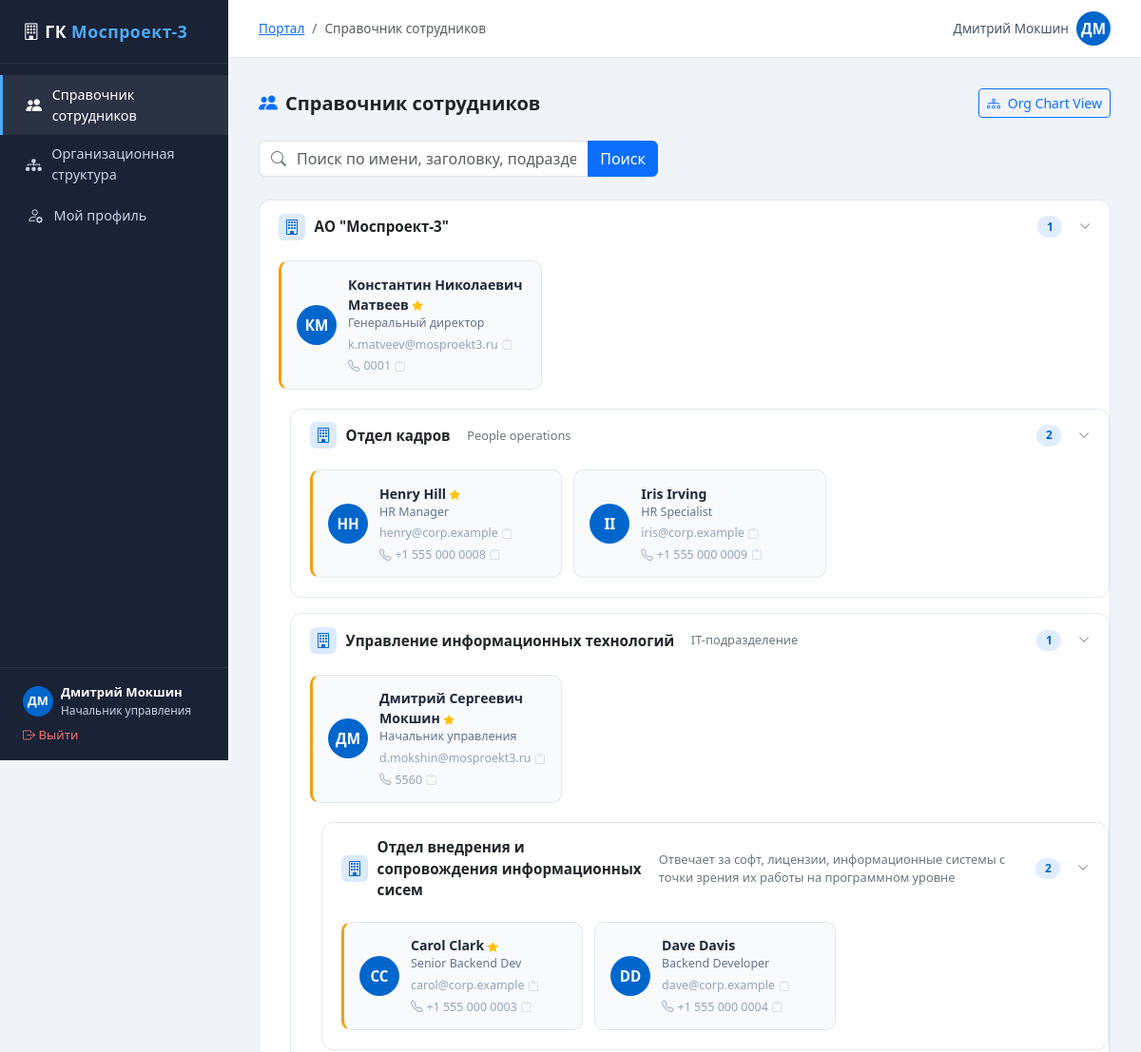
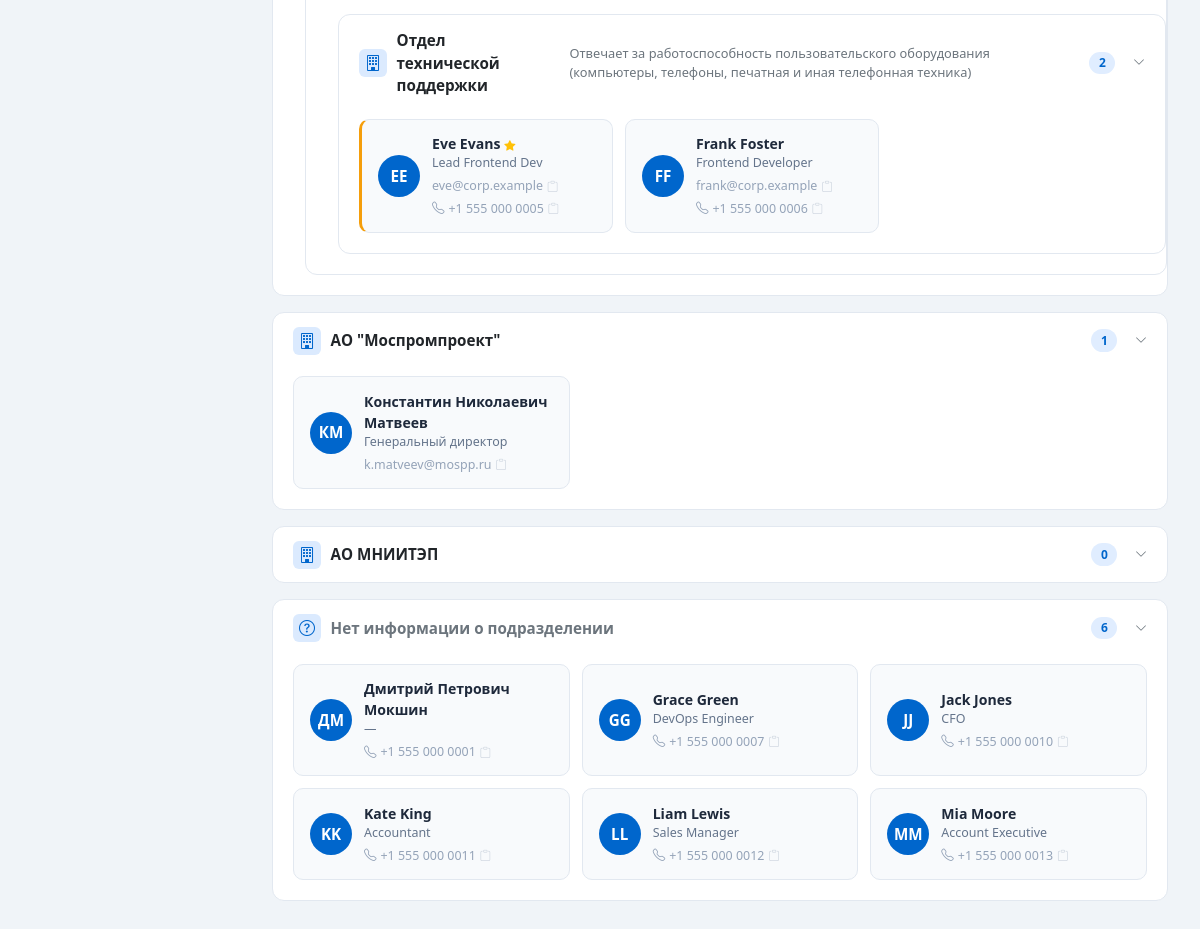
The page /directory/ (signed in) on the database its author committed (2 pictures, top to bottom).
### employees/models.py (models this page shows, shortened)
class EmployeeProfile(models.Model):
    user = models.OneToOneField(User, on_delete=models.CASCADE, related_name='profile')
    department = models.ForeignKey(
        Department, null=True, blank=True,
        on_delete=models.SET_NULL,
        related_name='employees',
    )
    middle_name = models.CharField(max_length=100, blank=True)
    job_title = models.CharField(max_length=200, blank=True)
    phone = models.CharField(max_length=50, blank=True)
    mobile = models.CharField(max_length=50, blank=True)
    location = models.CharField(max_length=200, blank=True)
    bio = models.TextField(blank=True)
    avatar = models.ImageField(upload_to='avatars/', null=True, blank=True)
    is_manager = models.BooleanField(default=False)
    def display_name(self):
        parts = [self.user.first_name, self.middle_name, self.user.last_name]
        full = ' '.join(p for p in parts if p)
        return full or self.user.username

class Department(models.Model):
    name = models.CharField(max_length=200)
    parent = models.ForeignKey(
        'self', null=True, blank=True,
        on_delete=models.SET_NULL,
        related_name='children',
    )
    description = models.TextField(blank=True)
    order = models.PositiveIntegerField(default=0)
    class Meta:
        ordering = ['order', 'name']

### employees/views.py (the view, shortened to what this page needs)
# urls.py: path('directory/', views.directory, name='directory'),
@login_required
def directory(request):
    query = request.GET.get('q', '').strip()
    root_departments = Department.objects.filter(parent__isnull=True).prefetch_related(
        'employees__user', 'children'
    )
    unassigned = EmployeeProfile.objects.filter(department__isnull=True).select_related('user')
    return render(request, 'employees/directory.html', {
        'root_departments': root_departments,
        'unassigned': unassigned,
        'query': '',
    })

### employees/templates/employees/directory.html (shortened to what this page needs)
{% extends "employees/base.html" %}
{% block breadcrumb_items %}
<li class="breadcrumb-item active">Справочник сотрудников</li>
{% endblock %}
{% block content %}
<div class="d-flex align-items-center justify-content-between mb-4">
  <h5 class="fw-bold mb-0"><i class="bi bi-people-fill text-primary me-2"></i>Справочник сотрудников</h5>
  <a href="{% url 'org_tree' %}" class="btn btn-outline-primary btn-sm">
    <i class="bi bi-diagram-3 me-1"></i> Org Chart View
  </a>
</div>
<form method="get" class="mb-4">
  <div class="input-group search-bar" style="max-width:420px;">
    <span class="input-group-text bg-white border-end-0"><i class="bi bi-search text-secondary"></i></span>
    <input type="text" name="q" value="{{ query }}" class="form-control border-start-0 ps-0"
           placeholder="Поиск по имени, заголовку, подразделению…" autofocus>
    <button type="submit" class="btn btn-primary">Поиск</button>
  </div>
</form>
{% if query %}
  <p class="text-secondary mb-3" style="font-size:.88rem;">
    {{ search_results|length }} result{{ search_results|length|pluralize }} for "<strong>{{ query }}</strong>"
  </p>
  <div class="row g-3">
    {% for profile in search_results %}
    <div class="col-md-6 col-lg-4">
      <a href="{% url 'employee_detail' profile.user.pk %}" class="employee-card {% if profile.is_manager %}manager-card{% endif %} d-flex">
        <div class="avatar-circle flex-shrink-0">
          {% if profile.avatar %}
            <img src="{{ profile.avatar.url }}" alt="">
          {% else %}
            {{ profile.user.first_name|first|upper }}{{ profile.user.last_name|first|upper }}
          {% endif %}
        </div>
        <div style="min-width:0">
          <div class="emp-name">{{ profile.display_name }}</div>
          <div class="emp-title">{{ profile.job_title|default:"—" }}</div>
          {% if profile.department %}
          <div class="emp-title mt-1"><i class="bi bi-diagram-3 me-1"></i>{{ profile.department.name }}</div>
          {% endif %}
          {% if profile.phone %}
          <div class="emp-title mt-1" style="color:#94a3b8;"><i class="bi bi-telephone me-1"></i>{{ profile.phone }}<span class="copy-btn" data-val="{{ profile.phone }}" title="Copy phone" onclick="event.preventDefault();event.stopPropagation();navigator.clipboard.writeText(this.dataset.val);var i=this.querySelector('i');i.className='bi bi-check2 text-success';setTimeout(()=>{i.className='bi bi-clipboard'},1500)"><i class="bi bi-clipboard" style="font-size:.7rem;"></i></span></div>
          {% elif profile.mobile %}
          <div class="emp-title mt-1" style="color:#94a3b8;"><i class="bi bi-phone me-1"></i>{{ profile.mobile }}<span class="copy-btn" data-val="{{ profile.mobile }}" title="Copy phone" onclick="event.preventDefault();event.stopPropagation();navigator.clipboard.writeText(this.dataset.val);var i=this.querySelector('i');i.className='bi bi-check2 text-success';setTimeout(()=>{i.className='bi bi-clipboard'},1500)"><i class="bi bi-clipboard" style="font-size:.7rem;"></i></span></div>
          {% endif %}
        </div>
      </a>
    </div>
    {% empty %}
    <div class="col-12">
      <p class="text-secondary">Сотрудников, соответствующих вашему запросу, не найдено..</p>
    </div>
    {% endfor %}
  </div>
{% else %}
  {% for dept in root_departments %}
    {% include "employees/dept_section.html" with dept=dept depth=0 %}
  {% endfor %}
  {% if unassigned %}
  <div class="dept-card">
    <div class="dept-card-header" data-bs-toggle="collapse" data-bs-target="#dept-unassigned">
      <div class="dept-icon"><i class="bi bi-question-circle"></i></div>
      <span class="dept-name text-secondary">Нет информации о подразделении</span>
      <span class="dept-badge">{{ unassigned|length }}</span>
      <i class="bi bi-chevron-down ms-2 text-secondary" style="font-size:.75rem;"></i>
    </div>
    <div id="dept-unassigned" class="collapse show">
      <div class="employee-grid">
        {% for profile in unassigned %}
        <a href="{% url 'employee_detail' profile.user.pk %}" class="employee-card">
          <div class="avatar-circle flex-shrink-0">
            {% if profile.avatar %}
              <img src="{{ profile.avatar.url }}" alt="">
            {% else %}
              {{ profile.user.first_name|first|upper }}{{ profile.user.last_name|first|upper }}
            {% endif %}
          </div>
          <div style="min-width:0">
            <div class="emp-name">{{ profile.display_name }}</div>
            <div class="emp-title">{{ profile.job_title|default:"—" }}</div>
            {% if profile.phone %}
            <div class="emp-title mt-1" style="color:#94a3b8;"><i class="bi bi-telephone me-1"></i>{{ profile.phone }}<span class="copy-btn" data-val="{{ profile.phone }}" title="Copy phone" onclick="event.preventDefault();event.stopPropagation();navigator.clipboard.writeText(this.dataset.val);var i=this.querySelector('i');i.className='bi bi-check2 text-success';setTimeout(()=>{i.className='bi bi-clipboard'},1500)"><i class="bi bi-clipboard" style="font-size:.7rem;"></i></span></div>
            {% endif %}
          </div>
        </a>
        {% endfor %}
      </div>
    </div>
  </div>
  {% endif %}
{% endif %}
{% endblock %}

### employees/templates/employees/base.html (shortened to what this page needs)
<!DOCTYPE html>
<html lang="en" data-bs-theme="light">
<head>
  <link rel="stylesheet" href="https://cdn.jsdelivr.net/npm/bootstrap@5.3.3/dist/css/bootstrap.min.css">
  <link rel="stylesheet" href="https://cdn.jsdelivr.net/npm/bootstrap-icons@1.11.3/font/bootstrap-icons.min.css">
</head>
<body>
<div class="sidebar">
  <div class="sidebar-logo"><i class="bi bi-building"></i> ГК <span>Моспроект-3</span></div>
  <nav class="sidebar-nav">
    <a href="{% url 'directory' %}" class="{% if request.resolver_match.url_name == 'directory' %}active{% endif %}">
      <i class="bi bi-people-fill"></i> Справочник сотрудников
    </a>
    <a href="{% url 'org_tree' %}" class="{% if request.resolver_match.url_name == 'org_tree' %}active{% endif %}">
      <i class="bi bi-diagram-3-fill"></i> Организационная структура
    </a>
    {% if user.is_authenticated %}
    <a href="{% url 'profile_edit' %}" class="{% if request.resolver_match.url_name == 'profile_edit' %}active{% endif %}">
      <i class="bi bi-person-gear"></i> Мой профиль
    </a>
    {% endif %}
  </nav>
  <div class="sidebar-footer">
    {% if user.is_authenticated %}
    <div class="d-flex align-items-center gap-2 mb-2">
      <div class="avatar-circle" style="width:32px;height:32px;font-size:.8rem;">
        {% if user.profile.avatar %}
          <img src="{{ user.profile.avatar.url }}" alt="">
        {% else %}
          {{ user.first_name|first|upper }}{{ user.last_name|first|upper }}
        {% endif %}
      </div>
      <div style="min-width:0">
        <div style="font-size:.82rem;color:#fff;font-weight:600;white-space:nowrap;overflow:hidden;text-overflow:ellipsis">
          {{ user.get_full_name|default:user.username }}
        </div>
        <div style="font-size:.74rem;">{{ user.profile.job_title|default:"—" }}</div>
      </div>
    </div>
    <a href="{% url 'logout' %}" style="color:#f87171;font-size:.82rem;text-decoration:none;">
      <i class="bi bi-box-arrow-right"></i> Выйти
    </a>
    {% endif %}
  </div>
</div>
<div class="main-content">
  <div class="topbar">
    <div>
      {% block breadcrumb %}
      <nav aria-label="breadcrumb">
        <ol class="breadcrumb mb-0" style="font-size:.85rem;">
          <li class="breadcrumb-item"><a href="{% url 'directory' %}">Портал</a></li>
          {% block breadcrumb_items %}{% endblock %}
        </ol>
      </nav>
      {% endblock %}
    </div>
    <div>
      {% if user.is_authenticated %}
      <a href="{% url 'profile_edit' %}" class="text-decoration-none d-flex align-items-center gap-2">
        <span style="font-size:.85rem;color:#475569;">{{ user.get_full_name|default:user.username }}</span>
        <div class="avatar-circle" style="width:36px;height:36px;">
          {% if user.profile.avatar %}
            <img src="{{ user.profile.avatar.url }}" alt="">
          {% else %}
            {{ user.first_name|first|upper }}{{ user.last_name|first|upper }}
          {% endif %}
        </div>
      </a>
      {% endif %}
    </div>
  </div>
  <div class="page-body">
    {% block content %}{% endblock %}
  </div>
</div>
</body>
</html>

### employees/templates/employees/dept_section.html (shortened to what this page needs)
{% with dept_id="dept-"|add:dept.pk|stringformat:"s" %}
<div class="dept-card" style="{% if depth > 0 %}margin-left:{{ depth }}rem;{% endif %}">
  <div class="dept-card-header" data-bs-toggle="collapse" data-bs-target="#{{ dept_id }}">
    <div class="dept-icon">
      {% if depth == 0 %}<i class="bi bi-building"></i>
      {% elif depth == 1 %}<i class="bi bi-diagram-2"></i>
      {% else %}<i class="bi bi-folder2"></i>{% endif %}
    </div>
    <span class="dept-name">{{ dept.name }}</span>
    {% if dept.description %}
    <span class="text-secondary ms-2" style="font-size:.8rem;">{{ dept.description }}</span>
    {% endif %}
    <span class="dept-badge">{{ dept.employees.count }}</span>
    <i class="bi bi-chevron-down ms-2 text-secondary" style="font-size:.75rem;"></i>
  </div>
  <div id="{{ dept_id }}" class="collapse show">
    {% with employees=dept.employees.all %}
    {% if employees %}
    <div class="employee-grid">
      {% for profile in employees %}
      <a href="{% url 'employee_detail' profile.user.pk %}"
         class="employee-card {% if profile.is_manager %}manager-card{% endif %}">
        <div class="avatar-circle flex-shrink-0">
          {% if profile.avatar %}
            <img src="{{ profile.avatar.url }}" alt="">
          {% else %}
            {{ profile.user.first_name|first|upper }}{{ profile.user.last_name|first|upper }}
          {% endif %}
        </div>
        <div style="min-width:0">
          <div class="emp-name">
            {{ profile.display_name }}
            {% if profile.is_manager %}<i class="bi bi-star-fill text-warning" style="font-size:.7rem;"></i>{% endif %}
          </div>
          <div class="emp-title">{{ profile.job_title|default:"—" }}</div>
          {% if profile.user.email %}
          <div class="emp-title mt-1" style="color:#94a3b8;">{{ profile.user.email }}<span class="copy-btn" data-val="{{ profile.user.email }}" title="Copy email" onclick="event.preventDefault();event.stopPropagation();navigator.clipboard.writeText(this.dataset.val);var i=this.querySelector('i');i.className='bi bi-check2 text-success';setTimeout(()=>{i.className='bi bi-clipboard'},1500)"><i class="bi bi-clipboard" style="font-size:.7rem;"></i></span></div>
          {% endif %}
          {% if profile.phone %}
          <div class="emp-title mt-1" style="color:#94a3b8;"><i class="bi bi-telephone me-1"></i>{{ profile.phone }}<span class="copy-btn" data-val="{{ profile.phone }}" title="Copy phone" onclick="event.preventDefault();event.stopPropagation();navigator.clipboard.writeText(this.dataset.val);var i=this.querySelector('i');i.className='bi bi-check2 text-success';setTimeout(()=>{i.className='bi bi-clipboard'},1500)"><i class="bi bi-clipboard" style="font-size:.7rem;"></i></span></div>
          {% endif %}
        </div>
      </a>
      {% endfor %}
    </div>
    {% endif %}
    {% endwith %}
    {% with children=dept.children.all %}
    {% if children %}
    <div class="dept-children pb-1">
      {% for child in children %}
        {% include "employees/dept_section.html" with dept=child depth=0 %}
      {% endfor %}
    </div>
    {% endif %}
    {% endwith %}
  </div>
</div>
{% endwith %}

### rows shown on the page
Department: name "АО \"Моспроект-3\"", employees.count "1"
EmployeeProfile: user.first_name|first "К", user.last_name|first "М", display_name "Константин Николаевич Матвеев", is_manager True (drawn), job_title "Генеральный директор", user.email "k.matveev@mosproekt3.ru", phone "0001"
Department: name "Отдел кадров", description "People operations", employees.count "2"
EmployeeProfile: user.first_name|first "H", user.last_name|first "H", display_name "Henry Hill", is_manager True (drawn), job_title "HR Manager", user.email "henry@corp.example", phone "+1 555 000 0008"
EmployeeProfile: user.first_name|first "I", user.last_name|first "I", display_name "Iris Irving", job_title "HR Specialist", user.email "iris@corp.example", phone "+1 555 000 0009"
Department: name "Управление информационных технологий", description "IT-подразделение", employees.count "1"
EmployeeProfile: user.first_name|first "Д", user.last_name|first "М", display_name "Дмитрий Сергеевич Мокшин", is_manager True (drawn), job_title "Начальник управления", user.email "d.mokshin@mosproekt3.ru", phone "5560"
Department: name "Отдел внедрения и сопровождения информационных сисем", description "Отвечает за софт, лицензии, информационные системы с точки зрения их работы на программном уровне", employees.count "2"
EmployeeProfile: user.first_name|first "C", user.last_name|first "C", display_name "Carol Clark", is_manager True (drawn), job_title "Senior Backend Dev", user.email "carol@corp.example", phone "+1 555 000 0003"
EmployeeProfile: user.first_name|first "D", user.last_name|first "D", display_name "Dave Davis", job_title "Backend Developer", user.email "dave@corp.example", phone "+1 555 000 0004"
Department: name "Отдел технической поддержки", description "Отвечает за работоспособность пользовательского оборудования (компьютеры, телефоны, печатная и иная телефонная техника)", employees.count "2"
EmployeeProfile: user.first_name|first "E", user.last_name|first "E", display_name "Eve Evans", is_manager True (drawn), job_title "Lead Frontend Dev", user.email "eve@corp.example", phone "+1 555 000 0005"
EmployeeProfile: user.first_name|first "F", user.last_name|first "F", display_name "Frank Foster", job_title "Frontend Developer", user.email "frank@corp.example", phone "+1 555 000 0006"
Department: name "АО \"Моспромпроект\"", employees.count "1"
EmployeeProfile: user.first_name|first "К", user.last_name|first "М", display_name "Константин Николаевич Матвеев", job_title "Генеральный директор", user.email "k.matveev@mospp.ru"
Department: name "АО МНИИТЭП", employees.count "0"
EmployeeProfile: user.first_name|first "Д", user.last_name|first "М", display_name "Дмитрий Петрович Мокшин", job_title "—", phone "+1 555 000 0001"
EmployeeProfile: user.first_name|first "G", user.last_name|first "G", display_name "Grace Green", job_title "DevOps Engineer", phone "+1 555 000 0007"
EmployeeProfile: user.first_name|first "J", user.last_name|first "J", display_name "Jack Jones", job_title "CFO", phone "+1 555 000 0010"
EmployeeProfile: user.first_name|first "K", user.last_name|first "K", display_name "Kate King", job_title "Accountant", phone "+1 555 000 0011"
EmployeeProfile: user.first_name|first "L", user.last_name|first "L", display_name "Liam Lewis", job_title "Sales Manager", phone "+1 555 000 0012"
EmployeeProfile: user.first_name|first "M", user.last_name|first "M", display_name "Mia Moore", job_title "Account Executive", phone "+1 555 000 0013"

### other values the page prints
{{ user.first_name|first|upper }} "Д"
{{ user.last_name|first|upper }} "М"
{{ user.get_full_name|default:user.username }} "Дмитрий Мокшин"
{{ user.profile.job_title|default:"—" }} "Начальник управления"
{{ unassigned|length }} "6"
